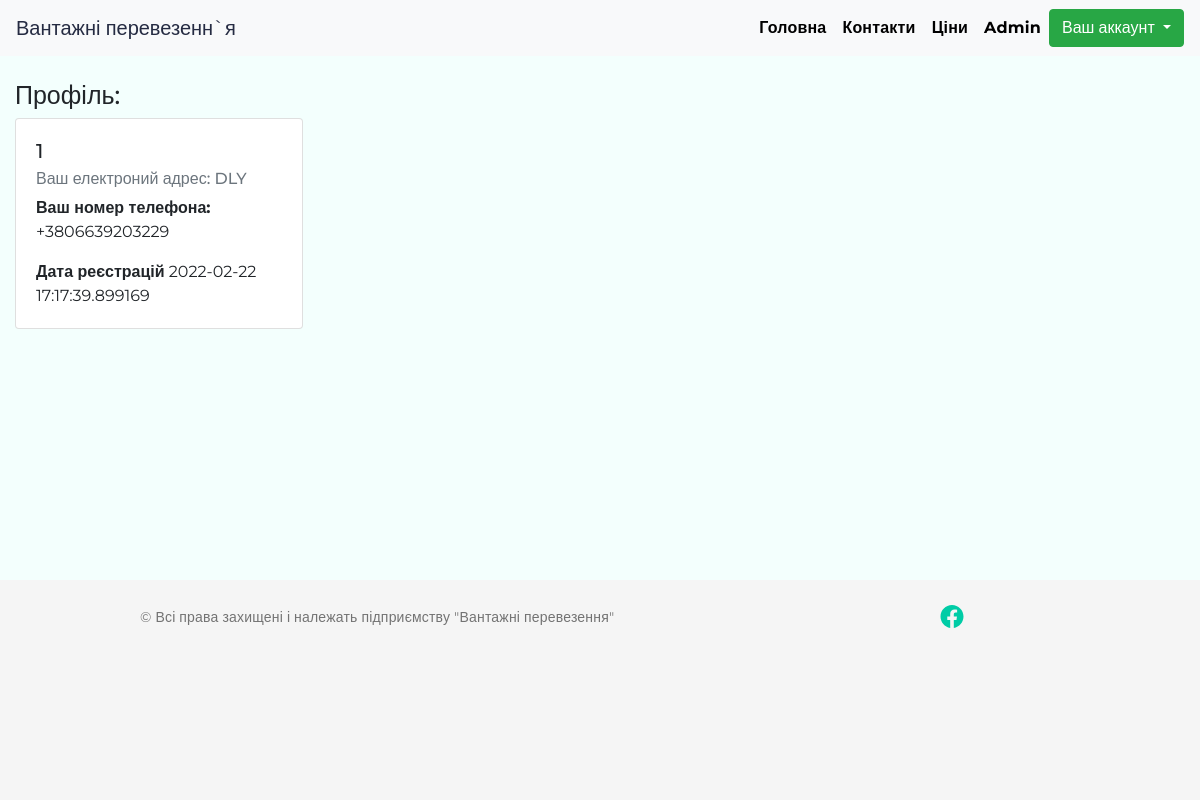
The page /orders (signed in) on the database as committed earlier.
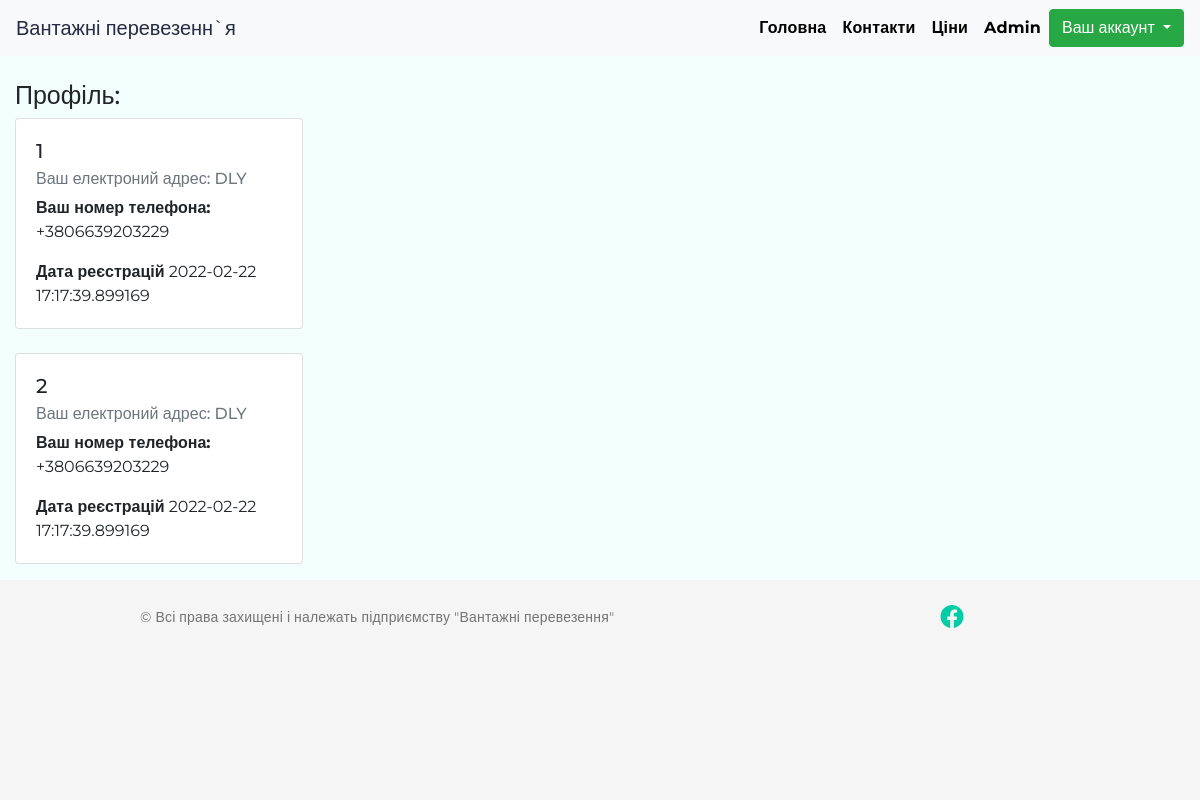
The same page on the database as committed later.
### app.py (models this page shows, shortened)
class Orders(db.Model):
    __tablename__ = "orders"
    id_orders = db.Column(db.Integer, primary_key = True)
    id_user= db.Column(db.Integer,db.ForeignKey('users.id_users'))
    cargo = db.Column(db.String(150))
    weight = db.Column(db.String(60))
    check_orders = db.Column(db.String(50),default = "В обробці")
    ts_orders = db.Column(db.DateTime,default = datetime.utcnow)
    city_sender= db.Column(db.Integer,db.ForeignKey('citys.id'))
    steet_sender= db.Column(db.String(255))
    house_number = db.Column(db.Integer)
    date_senders = db.Column(db.String(60),default ="__")
    date_recipients = db.Column(db.String(60),default ="__")
    pay_method = db.Column(db.String(60))
    suma = db.Column(db.String(60),default ="__")
    user = db.relationship('Users', backref=db.backref("orders",overlaps ="citys,user",cascade="all, delete-orphan",lazy = "dynamic"))
    city = db.relationship('Citys', backref=db.backref("orders", overlaps ="citys,users",cascade="all, delete-orphan",lazy = "dynamic"))

class Users(UserMixin,db.Model):
    id_users = db.Column(db.Integer, primary_key = True)
    pib = db.Column(db.String(255))
    email = db.Column(db.String(150), index = True, unique = True)
    phone_number = db.Column(db.String(15))
    password_hash = db.Column(db.String(128))
    ts_registry = db.Column(db.DateTime, default = datetime.utcnow())
    role = db.Column(db.String(50),default = "User")
    citys = db.relationship("Citys",secondary = "orders")
    def __repr__(self):
        return  self.pib

### app.py (the view)
@app.route('/orders')
@login_required
def orders():
   	id = current_user.id_users
   	user = Users.query.first_or_404(id)
   	order = user.orders.all()
   	return render_template("orders.html",id = id ,user = user , order = order)

### app.py (called while the page is built)
@login.user_loader
def load_user(id_users):
    return Users.query.get(int(id_users))

### templates/orders.html (shortened to what this page needs)
{% extends "base.html" %}
{% import 'bootstrap/wtf.html' as wtf %}
{% block body %}
        <div class="container-fluid">
            <h1 class=" mt-4 ">Профіль:</h1>
   {% for order in order %}
         <div class="card mb-4" style="width: 18rem;">
  <div class="card-body">
    <h5 class="card-title">{{order.id_orders}}</h5>
    <h6 class="card-subtitle mb-2 text-muted">Ваш електроний адрес:  {{order.user}}</h6>
    <p class="card-text"><strong>Ваш номер телефона:</strong> {{current_user.phone_number}}</p>
        <p class="card-text"><strong>Дата реєстрацій</strong> {{current_user.ts_registry}}</p>
  </div>
</div>
{% endfor %}
{% endblock %}

### templates/base.html (shortened to what this page needs)
<!doctype html>
<html lang="ru">
<head>
  <link rel="stylesheet" href="https://cdn.jsdelivr.net/npm/bootstrap@4.6.1/dist/css/bootstrap.min.css"
    as="style">
  <link rel="stylesheet" href="static/style.css">
</head>
<body>
  <nav class="navbar navbar-expand-lg navbar-light bg-light  ">
    <a class="navbar-brand" href="#">Вантажні перевезенн`я </a>
    <div class="collapse navbar-collapse  " id="navbarNav">
      <ul class="navbar-nav ml-auto">
        <li class="nav-item active">
          <a class="nav-link" href="{{ url_for('index')}}">Головна
          </a>
        </li>
        <li class="nav-item">
          <a class="nav-link" href="{{ url_for('contacts')}}">Контакти</a>
        </li>
        <li class="nav-item">
          <a class="nav-link" href="{{ url_for('price')}}">Ціни</a>
        </li>
        {% if current_user.role == "Admin" %}
        <li class="nav-item">
          <a class="nav-link" href="{{ url_for('admin.index')}}">Admin</a>
        </li>
        {% endif %}
        {% if current_user.is_anonymous %}
        <li class="nav-item">
          <a class="nav-link" href="{{ url_for('login')}}">Вхід</a>
        </li>
        <li class="nav-item">
          <a class="nav-link" href="{{ url_for('register')}}"> Реєстрація</a>
        </li>
        {% else %}
        <div class="dropdown">
  <button class="btn btn-success dropdown-toggle" type="button" data-toggle="dropdown">Ваш аккаунт
  </button>
</div>
        {% endif %}
    </div>
  </nav>
  <div class="wrapper ">
    {% block body %}{% endblock %}
  </div>
<div class="container-fluid">
  <div class="footer">
    <div class="conteiner">
      <div class="row justify-content-center">
        <div class="col-md-8 col-7">
          <p> © Всі права захищені і належать підприємству "Вантажні перевезення"</p>
        </div>
        <div class="col-md-2 col-5"> <a href=""><img src="static/img/facebook.svg" alt=""></a></div>
      </div>
    </div>
  </div>
</div>
</body>
</html>

### static/style.css (style rules this page uses)
* { padding: 0; margin: 0; }
html { position: relative; min-height: 100%; }
body { background-color: #F3FFFD; font-family: 'Montserrat', sans-serif; font-size: 16px; min-height: 100%; height: 100%; margin-bottom: 100px; }
.wrapper { min-height: 100%; }
.navbar { width: 100%; }
.navbar .nav-item a { font-size: 16px; font-weight: bold; line-height: 22px; letter-spacing: 0.2px; text-align: start; color: black !important; }
.navbar-light .navbar-brand { color: #252B42;; }
.footer { position: absolute; bottom: 0; left:0; width: 100%; height: 100px; background-color: #f5f5f5; padding-left: 15px; padding-right: 15px; }
.footer p { padding: 25px 25px; font-size: 14px; font-weight: normal; line-height: 24px; letter-spacing: 0.2px; color: #737373; }
.footer img { padding: 25px 25px; }
@media (max-width:1200px) { body { margin-bottom: 220px; } }
@media (max-width:1200px) { h1 { font-size: 25px; } }
@media (max-width:1200px) { .footer { height: 220px; } }

Rows that differ between the two databases and show on the page:
added Orders: id_orders "2", user "DLY", {{ current_user.phone_number }} "+3806639203229", {{ current_user.ts_registry }} "2022-02-22 17:17:39.899169"
